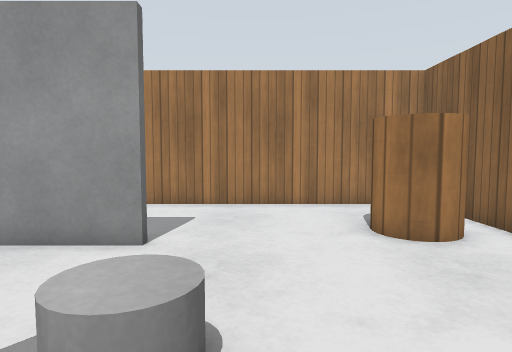
View 1 (above)

15 first-person views from a walk through a world built for the Gazebo simulator. The camera is 0.92 m above the floor, tilts 4° down and sees 75° across. The floor is counted in squares, 0.5 m on a side. Each view is taken from the middle of a square. On the plan, view 1 faces up. The plan holds only what a view shows up to about 17 squares ahead; the rest is blank. Simple patterns stand in for the simulator's built-in surfaces.

View 2
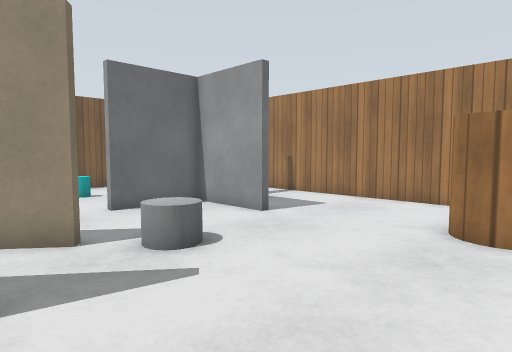

View 3
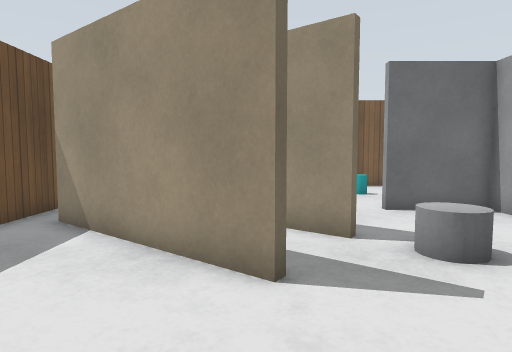

View 4
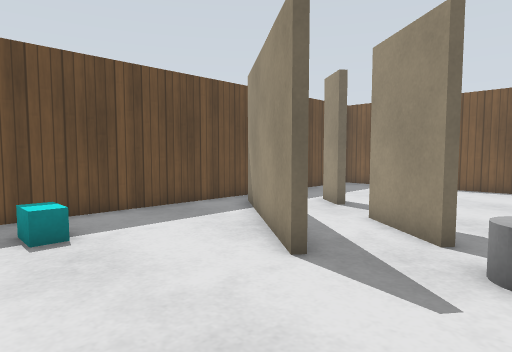

View 5
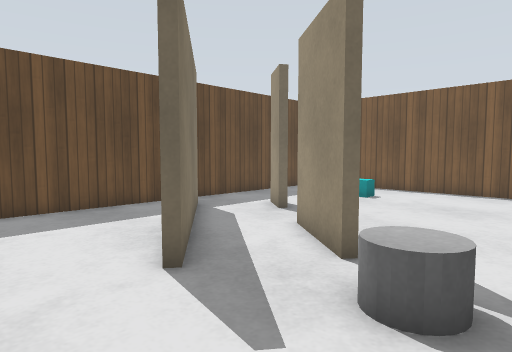

View 6
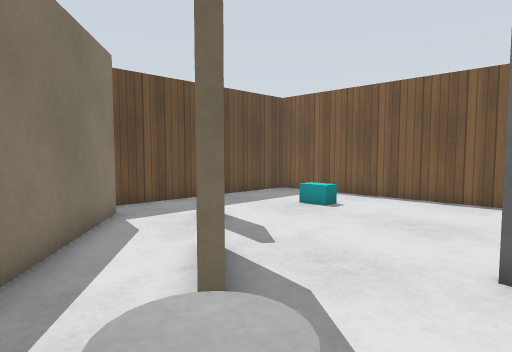

View 7
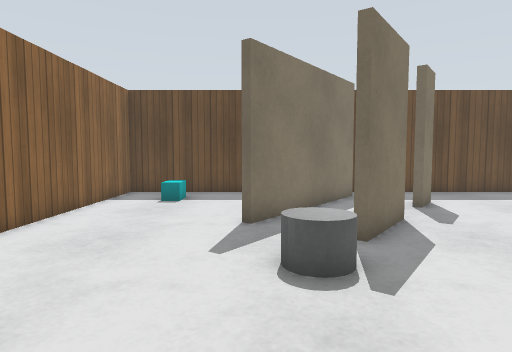

View 8
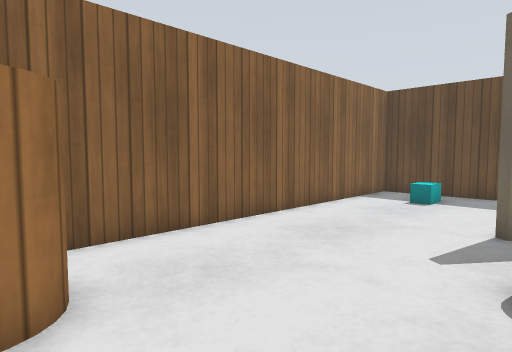

View 9
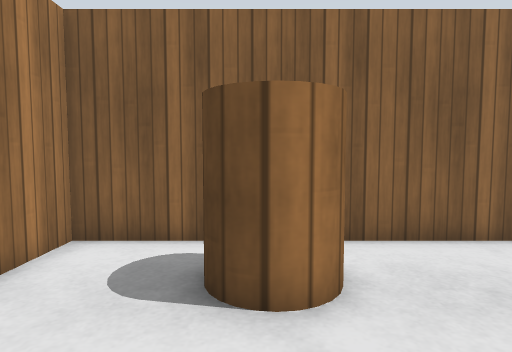

View 10
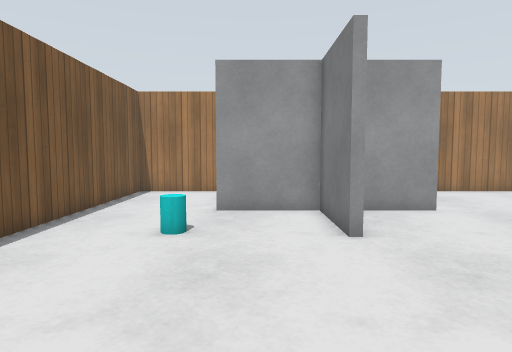

View 11
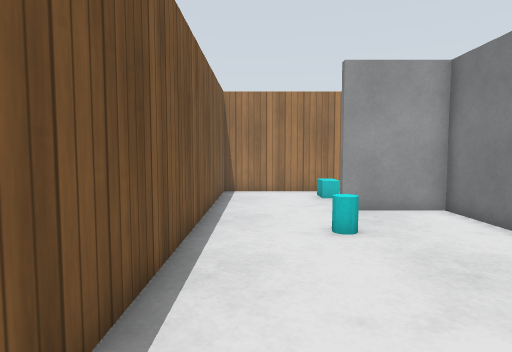

View 12
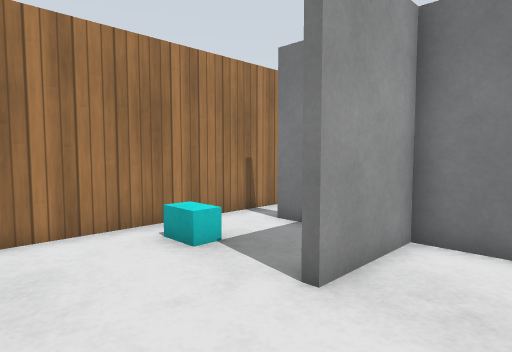

View 13
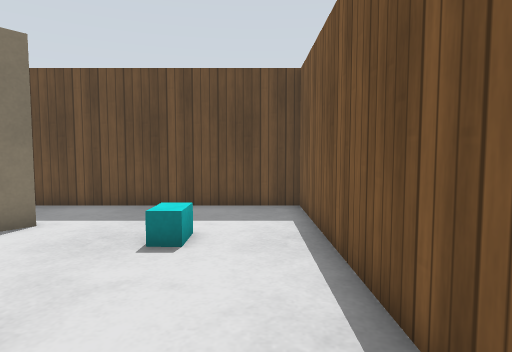

View 14
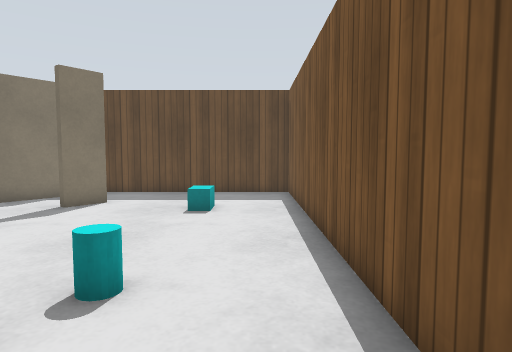

View 15
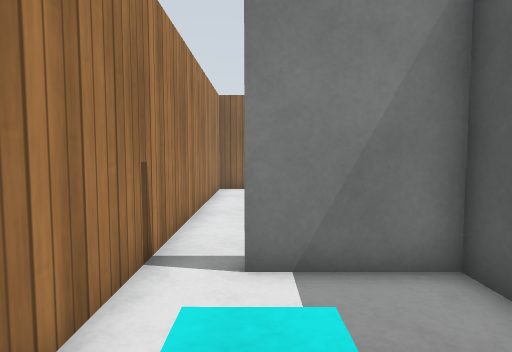

### Floor plan
Key: @ floor where view 1 was taken; # wall or solid block; . floor; C wooden cylinder; G grey cylinder; Y cyan cylinder; L door leaf; B cyan box.
Columns run from 14 left of view 1 to 6 right of it. Each row starts with its distance up from view 1.
 12 #####################
 11 #...................#
 10 #....B..#...........#
  9 #.......# ..........#
  8 #.......#  ......CC.#
  7 #....#######.....CC.#
  6 #.......#...........#
  5 #.......#...........#
  4 #...Y...#...........#
  3 #............G......#
  2 #............G......#
  1 #...........L.......#
  0 #..........L..@.....#
 -1 #.........LL..L.....#
 -2 #............LL.....#
 -3 #...B...LL..LL......#
 -4 #.......L...L.......#
 -5 #..........L.....B..#
 -6 #.........LL........#
 -7 #...................#
 -8 #####################

Where each view was taken, in squares from view 1:
view 1: 0 up, 0 right, facing up
view 2: 1 down, 5 right, facing up-left
view 3: 1 down, 5 right, facing left
view 4: 3 up, 5 right, facing down-left
view 5: 4 up, 3 right, facing down-left
view 6: 4 up, 0 right, facing down-left
view 7: 8 up, 0 right, facing down
view 8: 8 up, 1 left, facing down-right
view 9: 8 up, 1 left, facing right
view 10: 4 down, 8 left, facing up
view 11: 4 down, 12 left, facing up
view 12: 4 up, 13 left, facing up-right
view 13: 4 up, 12 left, facing down
view 14: 8 up, 12 left, facing down
view 15: 10 up, 11 left, facing right
